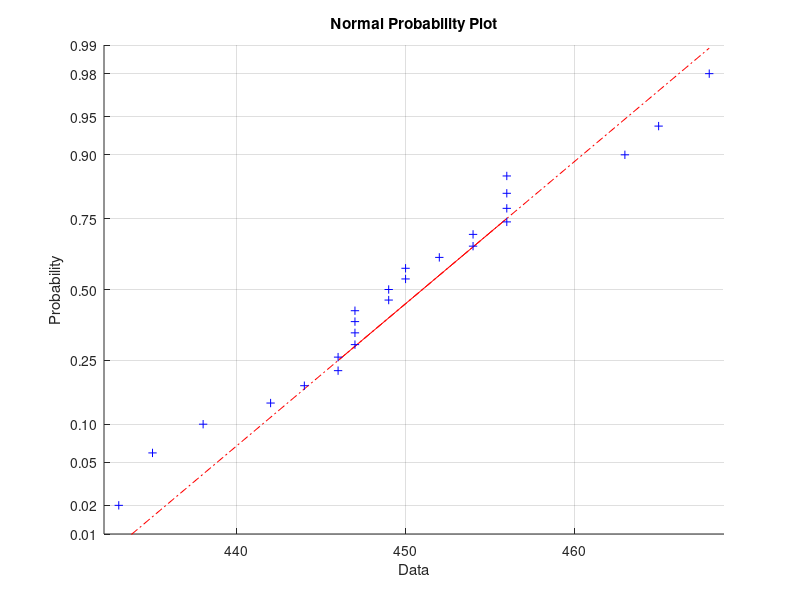

MATLAB code for this plot: (Note: this script raises an error after producing the figure.)
% Example 7.6
% Computational Statistics Handbook with MATLAB, 2nd Edition
% Wendy L. and Angel R. Martinez

% Load up the data.
load mcdata
n = length(mcdata);  								
% Population sigma is known.
sigma = 7.8;					
sigxbar = sigma/sqrt(n);
% Get the observed value of the test statistic.
Tobs = (mean(mcdata)-454)/sigxbar

% This command generates the normal probability plot.
% It is a function in the MATLAB Statistics Toolbox.
normplot(mcdata)

M = 1000;				% Number of Monte Carlo trials
	% Storage for test statistics from the MC trials.
	Tm = zeros(1,M);
	% Start the simulation.
for i = 1:M
			% Generate a random sample under H_0
			% where n is the sample size.
			xs = normrnd(454,sigma,1,n);
			Tm(i) = (mean(xs) - 454)/sigxbar;
end

% Get the critical value for alpha.
% This is a lower-tail test, so it is the
% alpha quantile.
alpha = 0.05;
cv = csquantiles(Tm,alpha)
pval=length(find(Tm<=Tobs))/M

%Estimate TypeI error
for i = 1:M
			% Generate a random sample under H_0
			% where n is the sample size.
			xs = sigma*randn(1,n) + 454;
			Zm(i) = (mean(xs) - 454)/sigxbar;
end
typeI=length(find(Zm<cv))/M

%Estimate TypeII error
mu=445:460;
TypeII=zeros(size(mu));
power=zeros(size(mu));
for j=1:length(mu)
    for i = 1:M
			% Generate a random sample under H_0
			% where n is the sample size.
			xs = sigma*randn(1,n) + mu(j);
			Zm(i) = (mean(xs) - 454)/sigxbar;
    end
    TypeII(j)=length(find(Zm>cv))/M;
    power(j)=1-TypeII(j);
end
plot(mu,power,'*-',mu,TypeII,'ro-')
legend('Power','TypeII error')